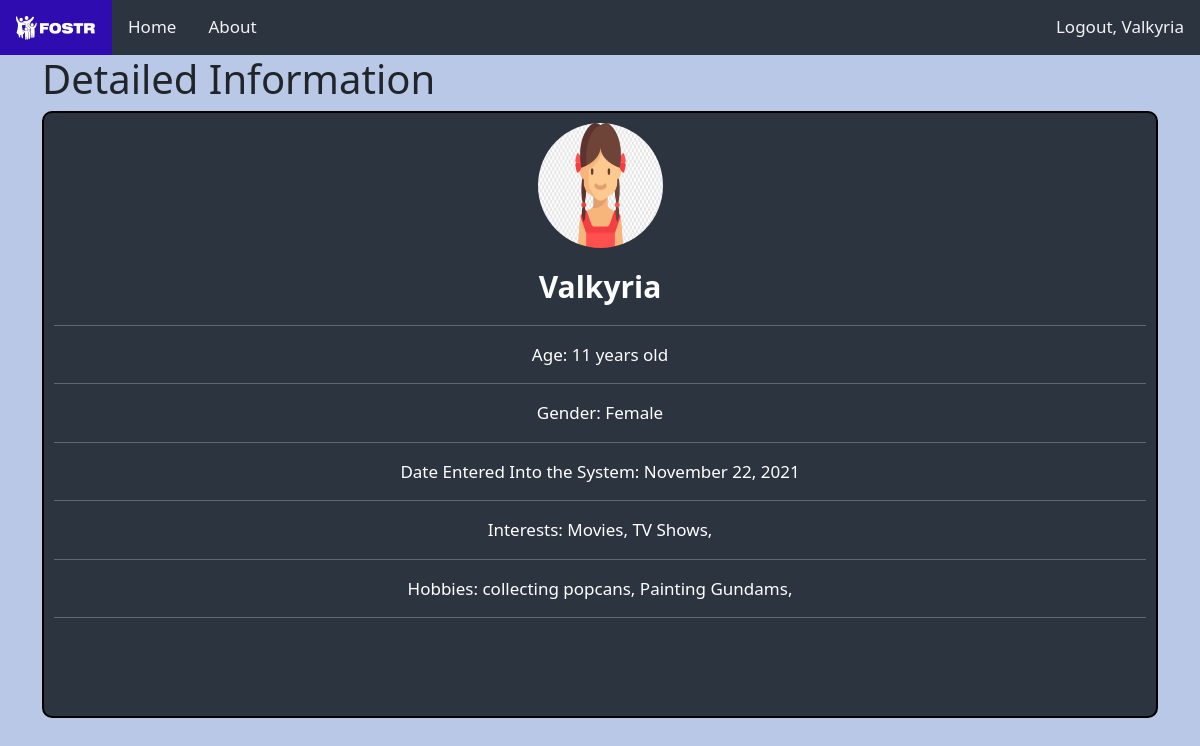
Screenshot of /user/Child/cuser2 (signed in) with the database file from the repository.
### fostr/models.py (models this page shows, shortened)
class User(db.Model, UserMixin):
    id = db.Column(db.Integer, primary_key=True)
    username     = db.Column(db.String(256), unique=True, nullable=False)
    password     = db.Column(db.String(128), nullable=False)
    role         = db.Column(db.String(32), nullable=False)
    name         = db.Column(db.String(128), nullable=False) # full name
    age          = db.Column(db.Integer, nullable=False)
    gender       = db.Column(db.String(6), nullable=False) # male/female
    interests    = db.Column(MutableList.as_mutable(PickleType), nullable=False)
    hobbies      = db.Column(MutableList.as_mutable(PickleType), nullable=False)
    date_entered = db.Column(db.DateTime, nullable=False, default=datetime.utcnow)
    profile_pic  = db.Column(db.String(32), nullable=False, default=DEFAULT_PROFILE_PIC)
    def checkRole(self, role:str) -> bool:
        return self.role == role

### fostr/routes.py (the view)
@app.route('/user/<string:role>/<string:username>')
@login_required
def userInfo(role, username):
    if (current_user.checkRole(Roles.ADMIN)):
        pass
    elif (current_user.checkRole(Roles.PARENT) and (role != Roles.CHILD)):
        flash('You can only view children!', 'danger')
        return abort(403, description='Parent can only see children!')
    elif (current_user.checkRole(Roles.CHILD) and (username != current_user.username)):
        flash('You can only view yourself!', 'danger')
        return abort(403, description='Child can only see themselves!')
    user = User.query.filter_by(username=username).first()
    if (not user):
        flash(f'{role} user {username} does not exist!', 'warning')
        return abort(404, description='User does not exist')
    content = {
        'app_name': app.name.capitalize(),
        'title': 'User',
        'user': user
    }
    return render_template('user_info.html', **content)

### fostr/models.py (called while the page is built)
@login_manager.user_loader
def load_user(userID):
    return User.query.get(int(userID))

### fostr/templates/user_info.html (shortened to what this page needs)
{% extends "base.html" %}
{% block content %}
    <h1 class="bt-3"> Detailed Information </h1>
    <div class="detailed_bg">
        <p class='detailedInfo'>
            {% set userPic = user.profile_pic %}
            <img src="{{ url_for('static', filename = 'profile_pics/' + userPic) }}"class = 'childPFP'>
            <p class='detailedInfo' style='font-size: 30px' ><b>{{user.name}}</b></p>
            <hr>
            <p class='detailedInfo'>Age: {{user.age}} years old</p>
            <hr>
            <p class='detailedInfo'>Gender: {{user.gender}}</p>
            <hr>
            <p class='detailedInfo'>Date Entered Into the System: {{user.date_entered.strftime('%B %d, %Y')}}</p>
            <hr>
            <p class='detailedInfo'>Interests:
            {% for interest in user.interests %}
                {{interest}},
            {% endfor %}
            </p>
            <hr>
            <p class='detailedInfo'>Hobbies:
            {% for hobby in user.hobbies %}
                {{hobby}},
            {% endfor %}
            </p>
            <hr>
        </p>
        <br>
        <br>
        <br>
    </div>
{% endblock content %}

### fostr/templates/base.html (shortened to what this page needs)
<!DOCTYPE html>
<html lang="en">
    <link href="https://cdn.jsdelivr.net/npm/bootstrap@5.1.3/dist/css/bootstrap.min.css" rel="stylesheet">
    <link rel="stylesheet" type="text/css" href="{{ url_for('static', filename='fostr.css') }}">
</html>
<body>
    <link rel="stylesheet" href="https://cdnjs.cloudflare.com/ajax/libs/font-awesome/4.7.0/css/font-awesome.min.css">
    <div class="navBar" id= "navBar">
        <a href="{{ url_for('home') }}" class="active"> <img src="{{ url_for('static', filename = 'fostr_logo_white.png')}}" width = "80" height="25" > </a>
        <a href="{{ url_for('home') }}">Home</a>
        <a href="{{ url_for('about')}}">About</a>
        {% if current_user.is_authenticated %}
        <a href="{{ url_for('logout')}}" class="logoutButton">Logout, {{ current_user.name }}</a>
        {% endif %}
    </div>
    <div class="container">
        {% block content %}{% endblock %}
    </div>
</body>

### fostr/static/fostr.css (style rules this page uses)
.navBar { background-color: #2c343f; overflow: hidden; }
.navBar a { float: left; display: block; color: #f2f2f2; text-align: center; padding: 14px 16px; text-decoration: none; font-size: 17px; }
.navBar a.active { background-color: #2f05c5d7; color: white; }
.navBar .logoutButton { float: right; }
body { background-color: rgba(113, 142, 204, 0.486) ; }
.childPFP { max-width: 125px; min-width: 125px; max-height: 125px; min-height: 125px; border-radius: 50%; }
.detailed_bg { color: white; background-color: #2c343f; border:solid black 2px; border-radius:10px; padding:10px }
.detailedInfo { font-size: 17px; text-align: center; }

### rows the page displays
User: name "Valkyria", profile_pic (picture), age "11", gender "Female", date_entered "November 22, 2021"

### other values shown
{{ interest }} "Movies" "TV Shows"
{{ hobby }} "collecting popcans" "Painting Gundams"
